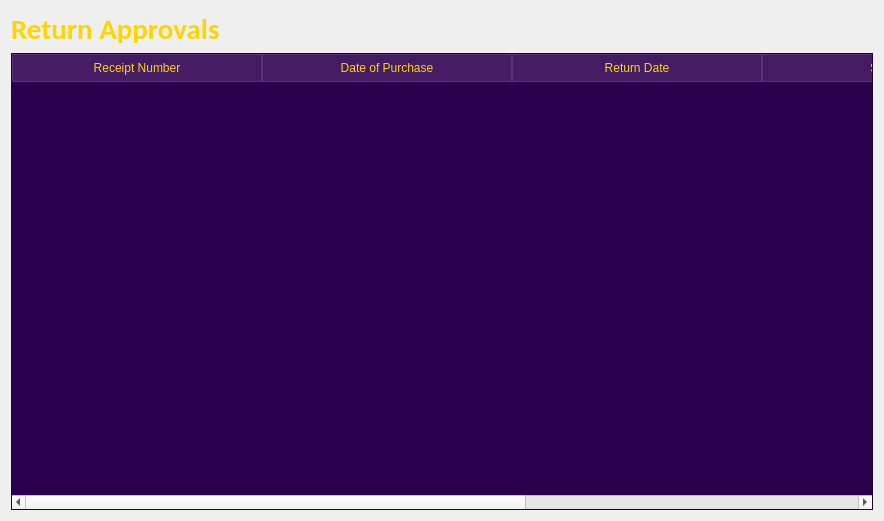
<?xml version="1.0" encoding="UTF-8"?>
<ui version="4.0">
 <class>Form</class>
 <widget class="QWidget" name="Form">
  <property name="geometry">
   <rect>
    <x>0</x>
    <y>0</y>
    <width>884</width>
    <height>521</height>
   </rect>
  </property>
  <property name="windowTitle">
   <string>Form</string>
  </property>
  <layout class="QVBoxLayout" name="verticalLayout">
   <item>
    <widget class="QLabel" name="label">
     <property name="font">
      <font>
       <family>Calibri</family>
       <pointsize>22</pointsize>
       <bold>true</bold>
      </font>
     </property>
     <property name="styleSheet">
      <string notr="true">color:#ffd500</string>
     </property>
     <property name="text">
      <string>Return Approvals</string>
     </property>
    </widget>
   </item>
   <item>
    <widget class="QTableWidget" name="tblReturns">
     <property name="styleSheet">
      <string notr="true">QTableWidget {
    background-color: #2A004E; 
    gridline-color: #5C3278;   
    color: #E0C2FF;             
    selection-background-color: #FFD500; 
    selection-color: #2A004E;           
}

QHeaderView::section {
    background-color: #451B63; 
    color: #FFD500;            
    border: 1px solid #5C3278;
    padding: 4px;
}

QTableWidget::item:hover {
    background-color: #3A105A; 
}</string>
     </property>
     <attribute name="horizontalHeaderDefaultSectionSize">
      <number>250</number>
     </attribute>
     <attribute name="verticalHeaderVisible">
      <bool>false</bool>
     </attribute>
     <column>
      <property name="text">
       <string>Receipt Number</string>
      </property>
     </column>
     <column>
      <property name="text">
       <string>Date of Purchase</string>
      </property>
     </column>
     <column>
      <property name="text">
       <string>Return Date</string>
      </property>
     </column>
     <column>
      <property name="text">
       <string>Status</string>
      </property>
     </column>
     <column>
      <property name="text">
       <string>Actions</string>
      </property>
     </column>
    </widget>
   </item>
  </layout>
 </widget>
 <resources/>
 <connections/>
</ui>
